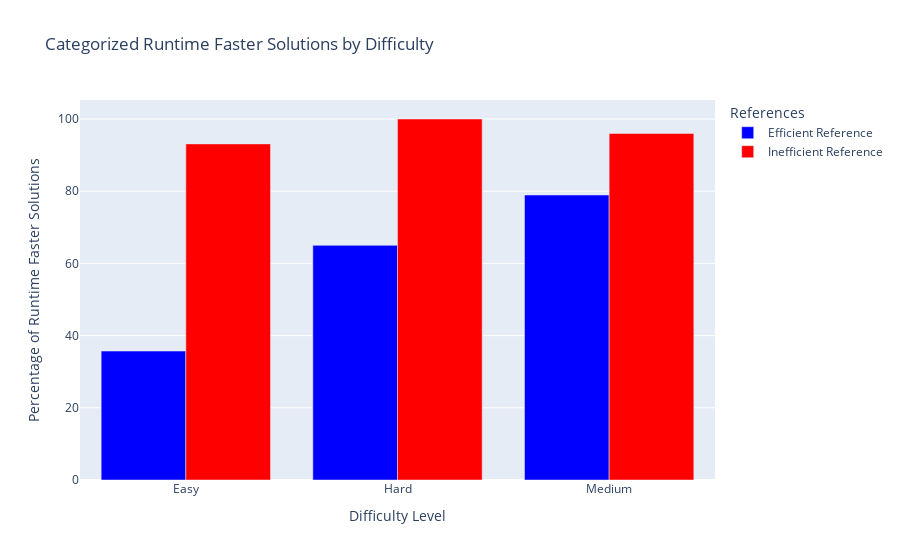
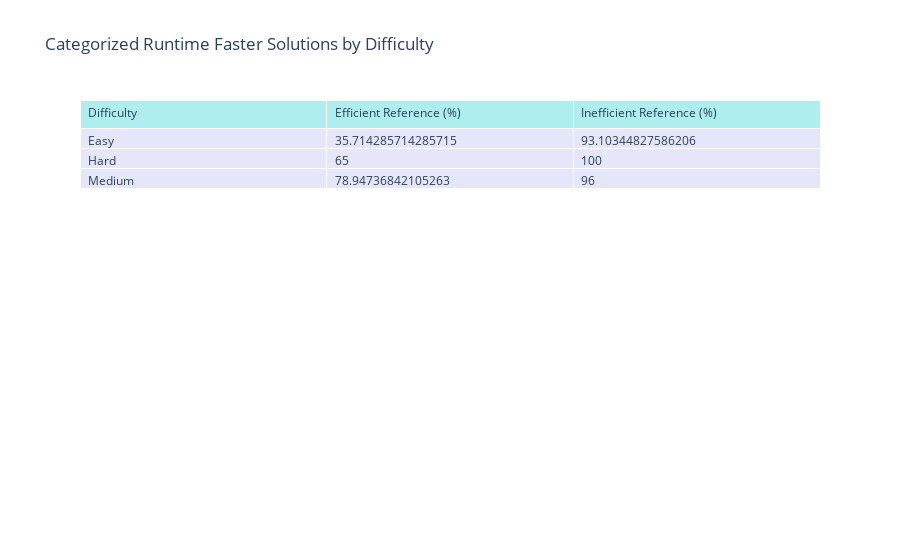

Notebook cell for these charts, in order:
### Code cell
import pandas as pd
import plotly.graph_objects as go

llama_codegen_file_1 = f"{curr_dir}/dataset/P1/balanced_samples_llama_codegen_submissions.json"
llama_diff_with_rt_eff = get_diff(llama_codegen_file_1, REFERENCE_FILE_RT_EFF)
llama_diff_with_rt_ineff = get_diff(llama_codegen_file_1, REFERENCE_FILE_RT_INEFF)

# Print percentage of generated code faster than reference solutions
print("Percentage of Generated Code Faster than Runtime Efficient Reference Solution:", llama_diff_with_rt_eff["percentage_runtime_faster_solutions"])
print("Percentage of Generated Code Faster than Runtime Inefficient Reference Solution:", llama_diff_with_rt_ineff["percentage_runtime_faster_solutions"])

# Convert categorized runtime faster solutions by difficulty into DataFrames
difficulty_eff = pd.DataFrame(
    {'Difficulty': list(llama_diff_with_rt_eff["categorized_rt_faster_solutions_by_difficulty"]['difficulty']),
     'Percentage': list(llama_diff_with_rt_eff["categorized_rt_faster_solutions_by_difficulty"]['percentage_runtime_faster_solutions'])}
)

difficulty_ineff = pd.DataFrame(
    {'Difficulty': list(llama_diff_with_rt_ineff["categorized_rt_faster_solutions_by_difficulty"]['difficulty']),
     'Percentage': list(llama_diff_with_rt_ineff["categorized_rt_faster_solutions_by_difficulty"]['percentage_runtime_faster_solutions'])}
)

# Ensure both DataFrames have the same difficulty levels
difficulty_levels = sorted(set(difficulty_eff['Difficulty']).union(set(difficulty_ineff['Difficulty'])))
difficulty_eff = difficulty_eff.set_index('Difficulty').reindex(difficulty_levels).fillna(0).reset_index()
difficulty_ineff = difficulty_ineff.set_index('Difficulty').reindex(difficulty_levels).fillna(0).reset_index()

# ---- Bar Chart: Runtime Faster Solutions by Difficulty (Grouped) ----
fig = go.Figure()

# Add bars for Efficient Reference
fig.add_trace(go.Bar(
    x=difficulty_eff['Difficulty'],
    y=difficulty_eff['Percentage'],
    name='Efficient Reference',
    marker_color='blue'
))

# Add bars for Inefficient Reference
fig.add_trace(go.Bar(
    x=difficulty_ineff['Difficulty'],
    y=difficulty_ineff['Percentage'],
    name='Inefficient Reference',
    marker_color='red'
))

# Update layout to group the bars and show a legend
fig.update_layout(
    barmode='group',
    title='Categorized Runtime Faster Solutions by Difficulty',
    xaxis_title='Difficulty Level',
    yaxis_title='Percentage of Runtime Faster Solutions',
    xaxis=dict(tickmode='array', tickvals=difficulty_levels),
    legend_title="References"
)

# Show the plot
fig.show()

# ---- Table: Categorized Runtime Faster Solutions by Difficulty ----
table_fig = go.Figure(data=[go.Table(
    header=dict(values=['Difficulty', 'Efficient Reference (%)', 'Inefficient Reference (%)'],
                fill_color='paleturquoise',
                align='left'),
    cells=dict(values=[
        difficulty_eff['Difficulty'],
        difficulty_eff['Percentage'],
        difficulty_ineff['Percentage']
    ],
    fill_color='lavender',
    align='left'))
])

table_fig.update_layout(title_text="Categorized Runtime Faster Solutions by Difficulty")
table_fig.show()

# # ---- Print Categorized Runtime Faster Solutions by Topics ----
# print("\nCategorized Runtime Faster Solutions by Topics (Efficient Reference):")
# print(llama_diff_with_rt_eff["categorized_rt_faster_solutions_by_topics"].to_string(index=False))

# print("\nCategorized Runtime Faster Solutions by Topics (Inefficient Reference):")
# print(llama_diff_with_rt_ineff["categorized_rt_faster_solutions_by_topics"].to_string(index=False))

### Figure 1 — Plotly figure (JSON) as saved in the notebook; plotly's stock layout.template omitted (floating-point values rounded to 4 significant figures)
{"data": [{"marker": {"color": "blue"}, "name": "Efficient Reference", "type": "bar", "x": ["Easy", "Hard", "Medium"], "y": [35.71, 65.0, 78.95]}, {"marker": {"color": "red"}, "name": "Inefficient Reference", "type": "bar", "x": ["Easy", "Hard", "Medium"], "y": [93.1, 100.0, 96.0]}], "layout": {"barmode": "group", "legend": {"title": {"text": "References"}}, "title": {"text": "Categorized Runtime Faster Solutions by Difficulty"}, "xaxis": {"tickmode": "array", "tickvals": ["Easy", "Hard", "Medium"], "title": {"text": "Difficulty Level"}}, "yaxis": {"title": {"text": "Percentage of Runtime Faster Solutions"}}}}

### Figure 2 — Plotly figure (JSON) as saved in the notebook; plotly's stock layout.template omitted (floating-point values rounded to 4 significant figures)
{"data": [{"cells": {"align": "left", "fill": {"color": "lavender"}, "values": [["Easy", "Hard", "Medium"], [35.71, 65, 78.95], [93.1, 100, 96]]}, "header": {"align": "left", "fill": {"color": "paleturquoise"}, "values": ["Difficulty", "Efficient Reference (%)", "Inefficient Reference (%)"]}, "type": "table"}], "layout": {"title": {"text": "Categorized Runtime Faster Solutions by Difficulty"}}}
